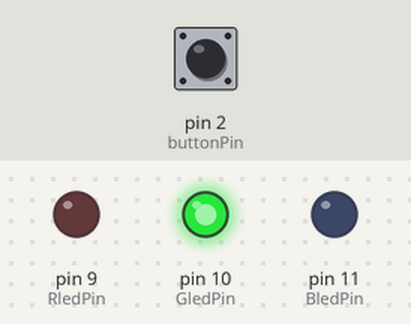
Bench run of a sketch on a simulated Arduino Uno, built with avr-gcc and run on an emulated ATmega328P. Parts: output pins drawn as LEDs (lit = HIGH). The inputs (shaded band) are chosen by the test bench; at power-on: pin 2 (buttonPin) LOW.

Above: at 1.2 s.
1.3 s: pin 2 (buttonPin) pulled HIGH for 0.15 s
At 1.6 s:
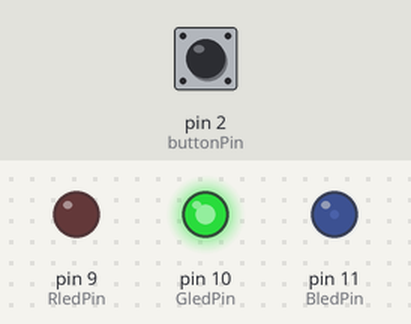
4.4 s: pin 2 (buttonPin) pulled HIGH for 1 s
At 5.2 s:
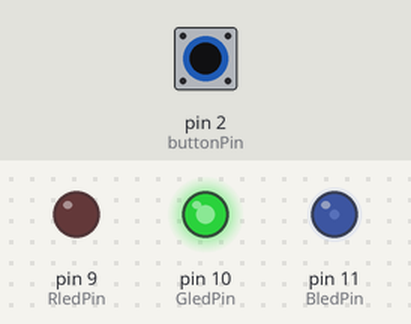
8.4 s: pin 2 (buttonPin) pulled HIGH for 0.15 s
At 9.4 s:
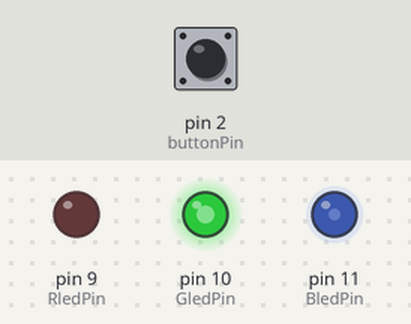
11.5 s: pin 2 (buttonPin) pulsed HIGH 2 times (0.12 s each, 0.3 s apart)
At 13.2 s:
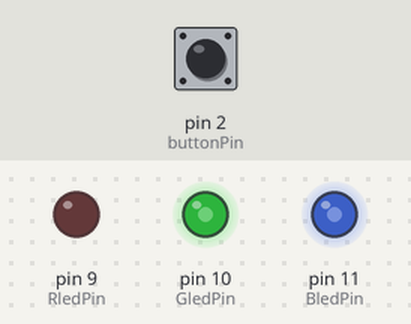
13.6 s: pin 2 (buttonPin) pulled HIGH for 3.2 s
19.8 s: pin 2 (buttonPin) pulsed HIGH 5 times (0.12 s each, 0.3 s apart)
Timing chart, 0 to 36.5 s (numbered marks = the images above; inputs shaded):
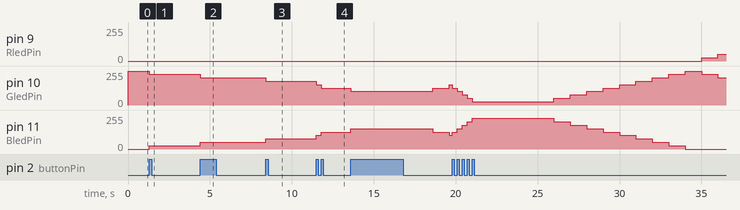

Measured:
- after the input at 1.3 s, pin 10 (GledPin): 255/255 → 229/255 at once; pin 11 (BledPin): 0/255 → 25/255 at once
- after the input at 4.4 s, pin 9 (RledPin): stays 0/255 (without the input it goes to 25/255 after 2.9 s); pin 11 (BledPin): 25/255 → 51/255 at once
- after the input at 8.4 s, pin 9 (RledPin): stays 0/255 (without the input it goes to 25/255 after 3.0 s)
- after the input at 11.5 s, pin 10 (GledPin): 178/255 → 153/255 at once, → 127/255 0.30 s later; pin 11 (BledPin): 76/255 → 102/255 at once, → 127/255 0.30 s later

The sketch:

toymooda_1015.ino
```cpp
const int RledPin = 9;
const int GledPin = 10;
const int BledPin = 11;
const int buttonPin = 2;

int mood = 0;
const int neutralMood = 10;
int buttonState = 0;
bool ButtonPressed = false;

unsigned long touchedTimer = 0;
unsigned long reducedTimer = 0;
const long unTouchInterval = 5000;
const long reducedInterval = 1000;
unsigned long previousMillis = 0;
int fadingDirection = 1;

void setup() {
  // put your setup code here, to run once:
  pinMode(buttonPin, INPUT);
  pinMode(RledPin, OUTPUT);
  pinMode(GledPin, OUTPUT);
  pinMode(BledPin, OUTPUT);

  mood = neutralMood;
}


void loop() {


  buttonState = digitalRead(buttonPin);

  if(buttonState == HIGH && !ButtonPressed){
    mood = mood + 1;
    if(mood > 20) mood = 20;
    touchedTimer = millis();
    ButtonPressed = true;
  }

  if(buttonState == LOW && ButtonPressed){
    ButtonPressed = false;
  }

  unsigned long currentTimer = millis();
  if(currentTimer - touchedTimer > unTouchInterval){

    if(currentTimer - reducedTimer > reducedInterval){
      mood = mood - 1;
      if(mood < 0) mood = 0;
      reducedTimer = currentTimer;
    }
  }
  showLEDState(mood);
}

  void showLEDState(int state){

  float brightnessInterval = 255 / 10.0;
  if(state>= neutralMood){
    analogWrite(RledPin, 0);
    analogWrite(GledPin, 255-brightnessInterval * (state - neutralMood));
    analogWrite(BledPin, brightnessInterval * (state - neutralMood));
  }
  else{
    analogWrite(RledPin, brightnessInterval * (neutralMood - state));
    analogWrite(GledPin, 255 - brightnessInterval * (neutralMood - state));
    analogWrite(BledPin, 0);
  }
}
```
